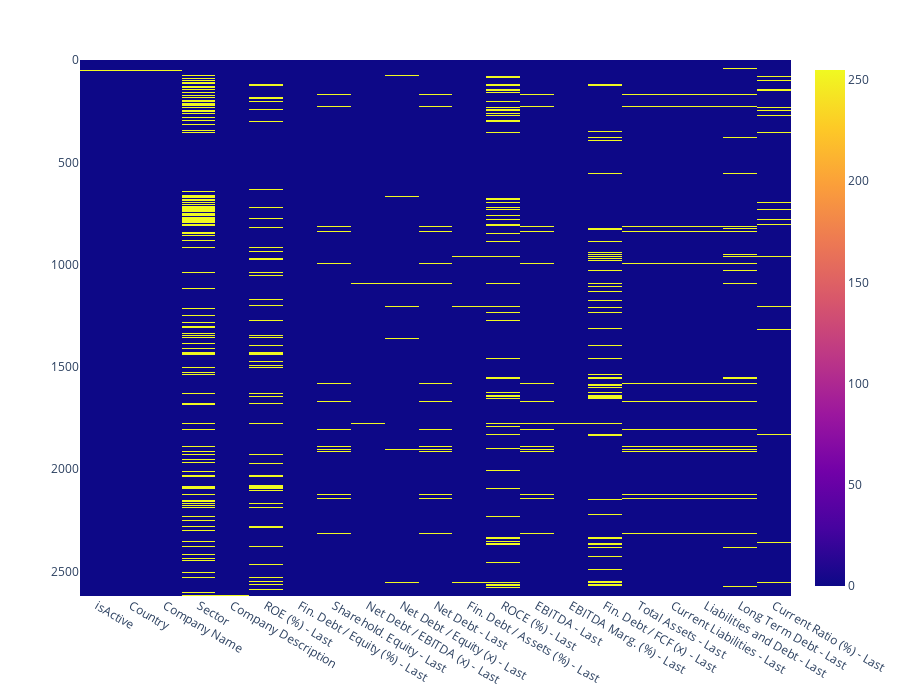

Write notebook code for a chart like this one.
### Code cell
#Visualisation du heatmap des valeurs nulles
fig4 = px.imshow(data_V2.isnull(), color_continuous_scale = 'plasma', width = 900, height = 700)
fig4.show()

### Figure 1 — Plotly figure (JSON) as saved in the notebook; plotly's stock layout.template omitted (floating-point values rounded to 4 significant figures; data arrays with more than 128 entries replaced by an {"elided": "..."} marker saying what was removed)
{"data": [{"coloraxis": "coloraxis", "hovertemplate": "x: %{x}<br>y: %{y}<br>color: %{z}<extra></extra>", "name": "0", "type": "heatmap", "x": ["isActive", "Country", "Company Name", "Sector", "Company Description", "ROE (%) - Last", "Fin. Debt / Equity (%) - Last", "Sharehold. Equity - Last", "Net Debt / EBITDA (x) - Last", "Net Debt / Equity (x) - Last", "Net Debt - Last", "Fin. Debt / Assets (%) - Last", "ROCE (%) - Last", "EBITDA - Last", "EBITDA Marg. (%) - Last", "Fin. Debt / FCF (x) - Last", "Total Assets - Last", "Current Liabilities - Last", "Liabilities and Debt - Last", "Long Term Debt - Last", "Current Ratio (%) - Last"], "xaxis": "x", "y": {"elided": "2062 int values"}, "yaxis": "y", "z": {"elided": "2062x21 int values"}}], "layout": {"coloraxis": {"colorscale": [[0, "#0d0887"], [0.1111, "#46039f"], [0.2222, "#7201a8"], [0.3333, "#9c179e"], [0.4444, "#bd3786"], [0.5556, "#d8576b"], [0.6667, "#ed7953"], [0.7778, "#fb9f3a"], [0.8889, "#fdca26"], [1, "#f0f921"]]}, "height": 700, "margin": {"t": 60}, "width": 900, "xaxis": {"anchor": "y", "constrain": "domain", "domain": [0, 1], "scaleanchor": "y"}, "yaxis": {"anchor": "x", "autorange": "reversed", "constrain": "domain", "domain": [0, 1]}}}
